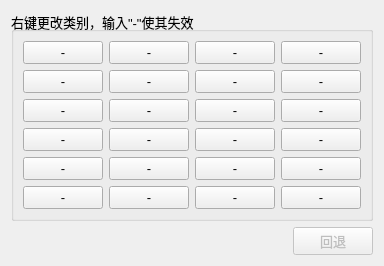
        <widget class="QWidget" name="tab_cls">
         <attribute name="title">
          <string>单分类</string>
         </attribute>
         <layout class="QVBoxLayout" name="verticalLayout_3">
          <item>
           <widget class="QGroupBox" name="groupBox_1">
            <property name="enabled">
             <bool>true</bool>
            </property>
            <property name="sizePolicy">
             <sizepolicy hsizetype="Minimum" vsizetype="Expanding">
              <horstretch>0</horstretch>
              <verstretch>0</verstretch>
             </sizepolicy>
            </property>
            <property name="font">
             <font>
              <pointsize>10</pointsize>
             </font>
            </property>
            <property name="contextMenuPolicy">
             <enum>Qt::CustomContextMenu</enum>
            </property>
            <property name="title">
             <string>右键更改类别，输入&quot;-&quot;使其失效</string>
            </property>
            <layout class="QVBoxLayout" name="verticalLayout_12">
             <item>
              <layout class="QHBoxLayout" name="horizontalLayout_4">
               <item>
                <widget class="ClassButton" name="pushButton_2">
                 <property name="font">
                  <font>
                   <pointsize>10</pointsize>
                  </font>
                 </property>
                 <property name="text">
                  <string>-</string>
                 </property>
                </widget>
               </item>
               <item>
                <widget class="ClassButton" name="pushButton_3">
                 <property name="font">
                  <font>
                   <pointsize>10</pointsize>
                  </font>
                 </property>
                 <property name="text">
                  <string>-</string>
                 </property>
                </widget>
               </item>
               <item>
                <widget class="ClassButton" name="pushButton_4">
                 <property name="font">
                  <font>
                   <pointsize>10</pointsize>
                  </font>
                 </property>
                 <property name="text">
                  <string>-</string>
                 </property>
                </widget>
               </item>
               <item>
                <widget class="ClassButton" name="pushButton_5">
                 <property name="font">
                  <font>
                   <pointsize>10</pointsize>
                  </font>
                 </property>
                 <property name="text">
                  <string>-</string>
                 </property>
                </widget>
               </item>
              </layout>
             </item>
             <item>
              <layout class="QHBoxLayout" name="horizontalLayout_14">
               <item>
                <widget class="ClassButton" name="pushButton_6">
                 <property name="font">
                  <font>
                   <pointsize>10</pointsize>
                  </font>
                 </property>
                 <property name="text">
                  <string>-</string>
                 </property>
                </widget>
               </item>
               <item>
                <widget class="ClassButton" name="pushButton_7">
                 <property name="font">
                  <font>
                   <pointsize>10</pointsize>
                  </font>
                 </property>
                 <property name="text">
                  <string>-</string>
                 </property>
                </widget>
               </item>
               <item>
                <widget class="ClassButton" name="pushButton_8">
                 <property name="font">
                  <font>
                   <pointsize>10</pointsize>
                  </font>
                 </property>
                 <property name="text">
                  <string>-</string>
                 </property>
                </widget>
               </item>
               <item>
                <widget class="ClassButton" name="pushButton_9">
                 <property name="font">
                  <font>
                   <pointsize>10</pointsize>
                  </font>
                 </property>
                 <property name="text">
                  <string>-</string>
                 </property>
                </widget>
               </item>
              </layout>
             </item>
             <item>
              <layout class="QHBoxLayout" name="horizontalLayout_15">
               <item>
                <widget class="ClassButton" name="pushButton_10">
                 <property name="font">
                  <font>
                   <pointsize>10</pointsize>
                  </font>
                 </property>
                 <property name="text">
                  <string>-</string>
                 </property>
                </widget>
               </item>
               <item>
                <widget class="ClassButton" name="pushButton_11">
                 <property name="font">
                  <font>
                   <pointsize>10</pointsize>
                  </font>
                 </property>
                 <property name="text">
                  <string>-</string>
                 </property>
                </widget>
               </item>
               <item>
                <widget class="ClassButton" name="pushButton_12">
                 <property name="font">
                  <font>
                   <pointsize>10</pointsize>
                  </font>
                 </property>
                 <property name="text">
                  <string>-</string>
                 </property>
                </widget>
               </item>
               <item>
                <widget class="ClassButton" name="pushButton_13">
                 <property name="font">
                  <font>
                   <pointsize>10</pointsize>
                  </font>
                 </property>
                 <property name="text">
                  <string>-</string>
                 </property>
                </widget>
               </item>
              </layout>
             </item>
             <item>
              <layout class="QHBoxLayout" name="horizontalLayout_16">
               <item>
                <widget class="ClassButton" name="pushButton_14">
                 <property name="font">
                  <font>
                   <pointsize>10</pointsize>
                  </font>
                 </property>
                 <property name="text">
                  <string>-</string>
                 </property>
                </widget>
               </item>
               <item>
                <widget class="ClassButton" name="pushButton_15">
                 <property name="font">
                  <font>
                   <pointsize>10</pointsize>
                  </font>
                 </property>
                 <property name="text">
                  <string>-</string>
                 </property>
                </widget>
               </item>
               <item>
                <widget class="ClassButton" name="pushButton_16">
                 <property name="font">
                  <font>
                   <pointsize>10</pointsize>
                  </font>
                 </property>
                 <property name="text">
                  <string>-</string>
                 </property>
                </widget>
               </item>
               <item>
                <widget class="ClassButton" name="pushButton_17">
                 <property name="font">
                  <font>
                   <pointsize>10</pointsize>
                  </font>
                 </property>
                 <property name="text">
                  <string>-</string>
                 </property>
                </widget>
               </item>
              </layout>
             </item>
             <item>
              <layout class="QHBoxLayout" name="horizontalLayout_19">
               <item>
                <widget class="ClassButton" name="pushButton_18">
                 <property name="font">
                  <font>
                   <pointsize>10</pointsize>
                  </font>
                 </property>
                 <property name="text">
                  <string>-</string>
                 </property>
                </widget>
               </item>
               <item>
                <widget class="ClassButton" name="pushButton_19">
                 <property name="font">
                  <font>
                   <pointsize>10</pointsize>
                  </font>
                 </property>
                 <property name="text">
                  <string>-</string>
                 </property>
                </widget>
               </item>
               <item>
                <widget class="ClassButton" name="pushButton_20">
                 <property name="font">
                  <font>
                   <pointsize>10</pointsize>
                  </font>
                 </property>
                 <property name="text">
                  <string>-</string>
                 </property>
                </widget>
               </item>
               <item>
                <widget class="ClassButton" name="pushButton_21">
                 <property name="font">
                  <font>
                   <pointsize>10</pointsize>
                  </font>
                 </property>
                 <property name="text">
                  <string>-</string>
                 </property>
                </widget>
               </item>
              </layout>
             </item>
             <item>
              <layout class="QHBoxLayout" name="horizontalLayout_20">
               <item>
                <widget class="ClassButton" name="pushButton_22">
                 <property name="font">
                  <font>
                   <pointsize>10</pointsize>
                  </font>
                 </property>
                 <property name="text">
                  <string>-</string>
                 </property>
                </widget>
               </item>
               <item>
                <widget class="ClassButton" name="pushButton_23">
                 <property name="font">
                  <font>
                   <pointsize>10</pointsize>
                  </font>
                 </property>
                 <property name="text">
                  <string>-</string>
                 </property>
                </widget>
               </item>
               <item>
                <widget class="ClassButton" name="pushButton_24">
                 <property name="font">
                  <font>
                   <pointsize>10</pointsize>
                  </font>
                 </property>
                 <property name="text">
                  <string>-</string>
                 </property>
                </widget>
               </item>
               <item>
                <widget class="ClassButton" name="pushButton_25">
                 <property name="font">
                  <font>
                   <pointsize>10</pointsize>
                  </font>
                 </property>
                 <property name="text">
                  <string>-</string>
                 </property>
                </widget>
               </item>
              </layout>
             </item>
            </layout>
           </widget>
          </item>
          <item>
           <layout class="QHBoxLayout" name="horizontalLayout_11">
            <item>
             <spacer name="horizontalSpacer">
              <property name="orientation">
               <enum>Qt::Horizontal</enum>
              </property>
              <property name="sizeHint" stdset="0">
               <size>
                <width>40</width>
                <height>20</height>
               </size>
              </property>
             </spacer>
            </item>
            <item>
             <widget class="QPushButton" name="pushButton_cls_back">
              <property name="enabled">
               <bool>false</bool>
              </property>
              <property name="sizePolicy">
               <sizepolicy hsizetype="Fixed" vsizetype="Fixed">
                <horstretch>0</horstretch>
                <verstretch>0</verstretch>
               </sizepolicy>
              </property>
              <property name="minimumSize">
               <size>
                <width>0</width>
                <height>0</height>
               </size>
              </property>
              <property name="font">
               <font>
                <pointsize>10</pointsize>
               </font>
              </property>
              <property name="toolTip">
               <string>撤销图片移动操作</string>
              </property>
              <property name="text">
               <string>回退</string>
              </property>
              <property name="icon">
               <iconset>
                <normaloff>images/undo.png</normaloff>images/undo.png</iconset>
              </property>
             </widget>
            </item>
           </layout>
          </item>
         </layout>
        </widget>
